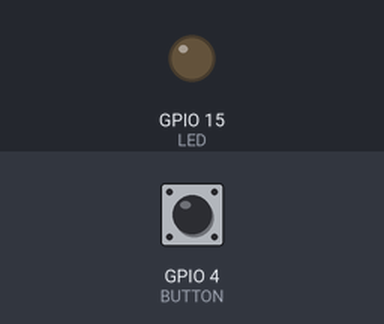
Bench run of a program on a simulated Raspberry Pi (BCM pin numbers). On the bench: output pins drawn as LEDs (lit = HIGH). Dashed ring = blinking. The inputs (shaded band) are chosen by the test bench; at power-on: GPIO 4 (BUTTON) HIGH.

Above: at 1.2 s.
1.3 s: GPIO 4 (BUTTON) pulled LOW for 3.2 s
At 2.1 s:
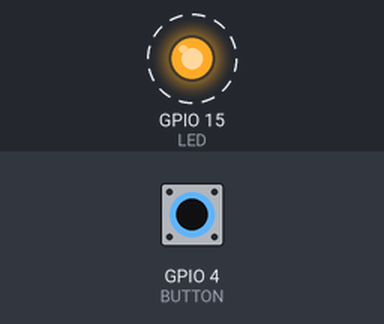
Timing chart, 0 to 5.9 s (numbered marks = the images above; inputs shaded):
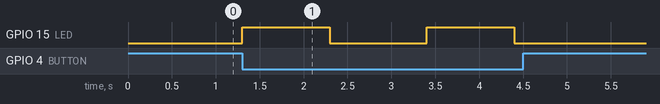

Measured:
- after the input at 1.3 s, GPIO 15 (LED): alternates HIGH for 1.0 s and LOW for 1.1 s, 4 changes in all, then stays LOW, starting at once

The program:

button.py
```python
# button.py - sense a button press
# Part of the Alarm System project
# Written by David Whale 2014

import RPi.GPIO as GPIO
import time

LED = 15
BUTTON = 4

GPIO.setmode(GPIO.BCM)
GPIO.setup(BUTTON, GPIO.IN)
GPIO.setup(LED, GPIO.OUT)

while True:
	time.sleep(0.1)
	if GPIO.input(BUTTON) == False:
		GPIO.output(LED, True)
		time.sleep(1)
		GPIO.output(LED, False)
		time.sleep(1)

# END
```
